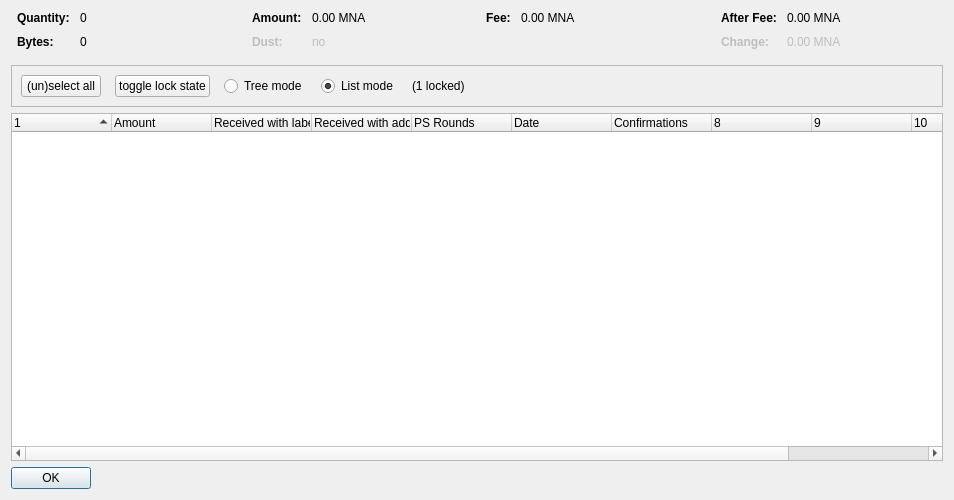
<?xml version="1.0" encoding="UTF-8"?>
<ui version="4.0">
 <class>CoinControlDialog</class>
 <widget class="QDialog" name="CoinControlDialog">
  <property name="geometry">
   <rect>
    <x>0</x>
    <y>0</y>
    <width>954</width>
    <height>500</height>
   </rect>
  </property>
  <property name="windowTitle">
   <string>Coin Selection</string>
  </property>
  <layout class="QVBoxLayout" name="verticalLayout">
   <item>
    <layout class="QHBoxLayout" name="horizontalLayoutTop" stretch="0,0,0,0">
     <property name="topMargin">
      <number>0</number>
     </property>
     <property name="bottomMargin">
      <number>10</number>
     </property>
     <item>
      <layout class="QFormLayout" name="formLayoutCoinControl1">
       <property name="horizontalSpacing">
        <number>10</number>
       </property>
       <property name="verticalSpacing">
        <number>10</number>
       </property>
       <property name="leftMargin">
        <number>6</number>
       </property>
       <property name="rightMargin">
        <number>6</number>
       </property>
       <item row="0" column="0">
        <widget class="QLabel" name="labelCoinControlQuantityText">
         <property name="font">
          <font>
           <weight>75</weight>
           <bold>true</bold>
          </font>
         </property>
         <property name="text">
          <string>Quantity:</string>
         </property>
        </widget>
       </item>
       <item row="0" column="1">
        <widget class="QLabel" name="labelCoinControlQuantity">
         <property name="cursor">
          <cursorShape>IBeamCursor</cursorShape>
         </property>
         <property name="contextMenuPolicy">
          <enum>Qt::ActionsContextMenu</enum>
         </property>
         <property name="text">
          <string notr="true">0</string>
         </property>
         <property name="textInteractionFlags">
          <set>Qt::LinksAccessibleByMouse|Qt::TextSelectableByKeyboard|Qt::TextSelectableByMouse</set>
         </property>
        </widget>
       </item>
       <item row="1" column="0">
        <widget class="QLabel" name="labelCoinControlBytesText">
         <property name="font">
          <font>
           <weight>75</weight>
           <bold>true</bold>
          </font>
         </property>
         <property name="text">
          <string>Bytes:</string>
         </property>
        </widget>
       </item>
       <item row="1" column="1">
        <widget class="QLabel" name="labelCoinControlBytes">
         <property name="cursor">
          <cursorShape>IBeamCursor</cursorShape>
         </property>
         <property name="contextMenuPolicy">
          <enum>Qt::ActionsContextMenu</enum>
         </property>
         <property name="text">
          <string notr="true">0</string>
         </property>
         <property name="textInteractionFlags">
          <set>Qt::LinksAccessibleByMouse|Qt::TextSelectableByKeyboard|Qt::TextSelectableByMouse</set>
         </property>
        </widget>
       </item>
      </layout>
     </item>
     <item>
      <layout class="QFormLayout" name="formLayoutCoinControl2">
       <property name="horizontalSpacing">
        <number>10</number>
       </property>
       <property name="verticalSpacing">
        <number>10</number>
       </property>
       <property name="leftMargin">
        <number>6</number>
       </property>
       <property name="rightMargin">
        <number>6</number>
       </property>
       <item row="0" column="0">
        <widget class="QLabel" name="labelCoinControlAmountText">
         <property name="font">
          <font>
           <weight>75</weight>
           <bold>true</bold>
          </font>
         </property>
         <property name="text">
          <string>Amount:</string>
         </property>
        </widget>
       </item>
       <item row="0" column="1">
        <widget class="QLabel" name="labelCoinControlAmount">
         <property name="cursor">
          <cursorShape>IBeamCursor</cursorShape>
         </property>
         <property name="contextMenuPolicy">
          <enum>Qt::ActionsContextMenu</enum>
         </property>
         <property name="text">
          <string notr="true">0.00 MNA</string>
         </property>
         <property name="textInteractionFlags">
          <set>Qt::LinksAccessibleByMouse|Qt::TextSelectableByKeyboard|Qt::TextSelectableByMouse</set>
         </property>
        </widget>
       </item>
       <item row="1" column="0">
        <widget class="QLabel" name="labelCoinControlLowOutputText">
         <property name="enabled">
          <bool>false</bool>
         </property>
         <property name="font">
          <font>
           <weight>75</weight>
           <bold>true</bold>
          </font>
         </property>
         <property name="text">
          <string>Dust:</string>
         </property>
        </widget>
       </item>
       <item row="1" column="1">
        <widget class="QLabel" name="labelCoinControlLowOutput">
         <property name="enabled">
          <bool>false</bool>
         </property>
         <property name="cursor">
          <cursorShape>IBeamCursor</cursorShape>
         </property>
         <property name="contextMenuPolicy">
          <enum>Qt::ActionsContextMenu</enum>
         </property>
         <property name="text">
          <string notr="true">no</string>
         </property>
         <property name="textInteractionFlags">
          <set>Qt::LinksAccessibleByMouse|Qt::TextSelectableByKeyboard|Qt::TextSelectableByMouse</set>
         </property>
        </widget>
       </item>
      </layout>
     </item>
     <item>
      <layout class="QFormLayout" name="formLayoutCoinControl3">
       <property name="horizontalSpacing">
        <number>10</number>
       </property>
       <property name="verticalSpacing">
        <number>10</number>
       </property>
       <property name="leftMargin">
        <number>6</number>
       </property>
       <property name="rightMargin">
        <number>6</number>
       </property>
       <item row="0" column="0">
        <widget class="QLabel" name="labelCoinControlFeeText">
         <property name="font">
          <font>
           <weight>75</weight>
           <bold>true</bold>
          </font>
         </property>
         <property name="text">
          <string>Fee:</string>
         </property>
        </widget>
       </item>
       <item row="0" column="1">
        <widget class="QLabel" name="labelCoinControlFee">
         <property name="cursor">
          <cursorShape>IBeamCursor</cursorShape>
         </property>
         <property name="contextMenuPolicy">
          <enum>Qt::ActionsContextMenu</enum>
         </property>
         <property name="text">
          <string notr="true">0.00 MNA</string>
         </property>
         <property name="textInteractionFlags">
          <set>Qt::LinksAccessibleByMouse|Qt::TextSelectableByKeyboard|Qt::TextSelectableByMouse</set>
         </property>
        </widget>
       </item>
      </layout>
     </item>
     <item>
      <layout class="QFormLayout" name="formLayoutCoinControl4">
       <property name="horizontalSpacing">
        <number>10</number>
       </property>
       <property name="verticalSpacing">
        <number>10</number>
       </property>
       <property name="leftMargin">
        <number>6</number>
       </property>
       <property name="rightMargin">
        <number>6</number>
       </property>
       <item row="0" column="0">
        <widget class="QLabel" name="labelCoinControlAfterFeeText">
         <property name="font">
          <font>
           <weight>75</weight>
           <bold>true</bold>
          </font>
         </property>
         <property name="text">
          <string>After Fee:</string>
         </property>
        </widget>
       </item>
       <item row="0" column="1">
        <widget class="QLabel" name="labelCoinControlAfterFee">
         <property name="cursor">
          <cursorShape>IBeamCursor</cursorShape>
         </property>
         <property name="contextMenuPolicy">
          <enum>Qt::ActionsContextMenu</enum>
         </property>
         <property name="text">
          <string notr="true">0.00 MNA</string>
         </property>
         <property name="textInteractionFlags">
          <set>Qt::LinksAccessibleByMouse|Qt::TextSelectableByKeyboard|Qt::TextSelectableByMouse</set>
         </property>
        </widget>
       </item>
       <item row="1" column="0">
        <widget class="QLabel" name="labelCoinControlChangeText">
         <property name="enabled">
          <bool>false</bool>
         </property>
         <property name="font">
          <font>
           <weight>75</weight>
           <bold>true</bold>
          </font>
         </property>
         <property name="text">
          <string>Change:</string>
         </property>
        </widget>
       </item>
       <item row="1" column="1">
        <widget class="QLabel" name="labelCoinControlChange">
         <property name="enabled">
          <bool>false</bool>
         </property>
         <property name="cursor">
          <cursorShape>IBeamCursor</cursorShape>
         </property>
         <property name="contextMenuPolicy">
          <enum>Qt::ActionsContextMenu</enum>
         </property>
         <property name="text">
          <string notr="true">0.00 MNA</string>
         </property>
         <property name="textInteractionFlags">
          <set>Qt::LinksAccessibleByMouse|Qt::TextSelectableByKeyboard|Qt::TextSelectableByMouse</set>
         </property>
        </widget>
       </item>
      </layout>
     </item>
    </layout>
   </item>
   <item>
    <widget class="QFrame" name="frame">
     <property name="minimumSize">
      <size>
       <width>0</width>
       <height>40</height>
      </size>
     </property>
     <property name="frameShape">
      <enum>QFrame::StyledPanel</enum>
     </property>
     <property name="frameShadow">
      <enum>QFrame::Sunken</enum>
     </property>
     <layout class="QHBoxLayout" name="horizontalLayout">
      <item>
       <layout class="QHBoxLayout" name="horizontalLayoutPanel" stretch="0,0,0,0,0,0">
        <property name="spacing">
         <number>14</number>
        </property>
        <item>
         <widget class="QPushButton" name="pushButtonSelectAll">
          <property name="sizePolicy">
           <sizepolicy hsizetype="Maximum" vsizetype="Fixed">
            <horstretch>0</horstretch>
            <verstretch>0</verstretch>
           </sizepolicy>
          </property>
          <property name="text">
           <string>(un)select all</string>
          </property>
          <property name="autoDefault">
           <bool>false</bool>
          </property>
         </widget>
        </item>
        <item>
         <widget class="QPushButton" name="pushButtonToggleLock">
          <property name="sizePolicy">
           <sizepolicy hsizetype="Maximum" vsizetype="Fixed">
            <horstretch>0</horstretch>
            <verstretch>0</verstretch>
           </sizepolicy>
          </property>
          <property name="text">
           <string>toggle lock state</string>
          </property>
          <property name="autoDefault">
           <bool>false</bool>
          </property>
         </widget>
        </item>
        <item>
         <widget class="QRadioButton" name="radioTreeMode">
          <property name="sizePolicy">
           <sizepolicy hsizetype="Maximum" vsizetype="Fixed">
            <horstretch>0</horstretch>
            <verstretch>0</verstretch>
           </sizepolicy>
          </property>
          <property name="text">
           <string>Tree mode</string>
          </property>
         </widget>
        </item>
        <item>
         <widget class="QRadioButton" name="radioListMode">
          <property name="sizePolicy">
           <sizepolicy hsizetype="Maximum" vsizetype="Fixed">
            <horstretch>0</horstretch>
            <verstretch>0</verstretch>
           </sizepolicy>
          </property>
          <property name="text">
           <string>List mode</string>
          </property>
          <property name="checked">
           <bool>true</bool>
          </property>
         </widget>
        </item>
        <item>
         <widget class="QLabel" name="labelLocked">
          <property name="text">
           <string>(1 locked)</string>
          </property>
         </widget>
        </item>
        <item>
         <spacer name="horizontalSpacer">
          <property name="orientation">
           <enum>Qt::Horizontal</enum>
          </property>
          <property name="sizeHint" stdset="0">
           <size>
            <width>40</width>
            <height>20</height>
           </size>
          </property>
         </spacer>
        </item>
       </layout>
      </item>
     </layout>
    </widget>
   </item>
   <item>
    <widget class="CoinControlTreeWidget" name="treeWidget">
     <property name="contextMenuPolicy">
      <enum>Qt::CustomContextMenu</enum>
     </property>
     <property name="sortingEnabled">
      <bool>false</bool>
     </property>
     <property name="columnCount">
      <number>11</number>
     </property>
     <attribute name="headerShowSortIndicator" stdset="0">
      <bool>true</bool>
     </attribute>
     <attribute name="headerStretchLastSection">
      <bool>false</bool>
     </attribute>
     <column>
      <property name="text">
       <string/>
      </property>
     </column>
     <column>
      <property name="text">
       <string>Amount</string>
      </property>
     </column>
     <column>
      <property name="text">
       <string>Received with label</string>
      </property>
     </column>
     <column>
      <property name="text">
       <string>Received with address</string>
      </property>
     </column>
     <column>
      <property name="text">
       <string>PS Rounds</string>
      </property>
     </column>
     <column>
      <property name="text">
       <string>Date</string>
      </property>
     </column>
     <column>
      <property name="text">
       <string>Confirmations</string>
      </property>
      <property name="toolTip">
       <string>Confirmed</string>
      </property>
     </column>
     <column>
      <property name="text">
       <string/>
      </property>
     </column>
     <column>
      <property name="text">
       <string/>
      </property>
     </column>
     <column>
      <property name="text">
       <string/>
      </property>
     </column>
     <column>
      <property name="text">
       <string/>
      </property>
     </column>
    </widget>
   </item>
   <item>
    <widget class="QDialogButtonBox" name="buttonBox">
     <property name="sizePolicy">
      <sizepolicy hsizetype="Maximum" vsizetype="Fixed">
       <horstretch>0</horstretch>
       <verstretch>0</verstretch>
      </sizepolicy>
     </property>
     <property name="orientation">
      <enum>Qt::Horizontal</enum>
     </property>
     <property name="standardButtons">
      <set>QDialogButtonBox::Ok</set>
     </property>
    </widget>
   </item>
  </layout>
 </widget>
 <customwidgets>
  <customwidget>
   <class>CoinControlTreeWidget</class>
   <extends>QTreeWidget</extends>
   <header>coincontroltreewidget.h</header>
  </customwidget>
 </customwidgets>
 <resources/>
 <connections/>
</ui>
